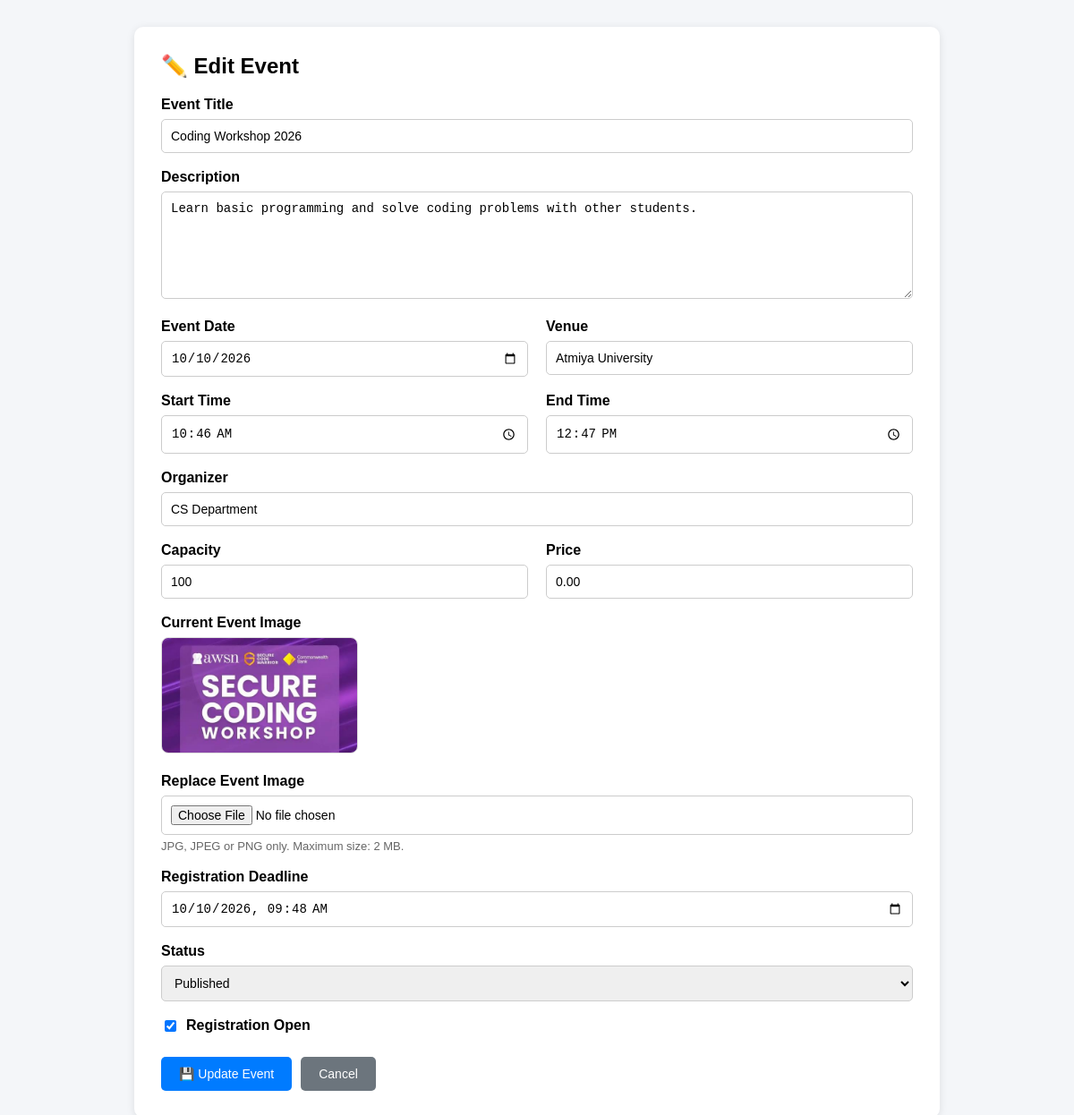
Screenshot of /admin/edit_event.php?id=4 with the database file from the repository.
### tables this page shows
CREATE TABLE `events` (
  `id` int(11) NOT NULL,
  `title` varchar(255) NOT NULL,
  `description` text NOT NULL,
  `event_date` date NOT NULL,
  `start_time` time DEFAULT NULL,
  `end_time` time DEFAULT NULL,
  `venue` varchar(255) NOT NULL,
  `organizer` varchar(255) NOT NULL,
  `capacity` int(11) NOT NULL DEFAULT 100,
  `price` decimal(10,2) NOT NULL DEFAULT 0.00,
  `image` varchar(255) DEFAULT NULL,
  `registration_open` tinyint(1) NOT NULL DEFAULT 1,
  `registration_deadline` datetime DEFAULT NULL,
  `status` enum('draft','published','cancelled','completed') NOT NULL DEFAULT 'published',
  `created_at` timestamp NOT NULL DEFAULT current_timestamp(),
  `updated_at` timestamp NOT NULL DEFAULT current_timestamp() ON UPDATE current_timestamp()
);

### admin/edit_event.php (the view, shortened to what this page needs)
<?php
require_once "../config/database.php";
$id = (int) $_GET['id'];
$stmt = $conn->prepare("SELECT * FROM events WHERE id = ?");
$stmt->bind_param("i", $id);
$stmt->execute();
$result = $stmt->get_result();
$event = $result->fetch_assoc();
?>
<!DOCTYPE html>
<html lang="en">
<head>
</head>
<body>
<div class="container">
    <h2>✏️ Edit Event</h2>
    <form method="POST" enctype="multipart/form-data">
        <div class="form-group">
            <label>Event Title</label>
            <input
                type="text"
                name="title"
                value="<?= htmlspecialchars($event['title']) ?>"
                required
            >
        </div>
        <div class="form-group">
            <label>Description</label>
            <textarea
                name="description"
                required
            ><?= htmlspecialchars($event['description']) ?></textarea>
        </div>
        <div class="row">
            <div class="form-group">
                <label>Event Date</label>
                <input
                    type="date"
                    name="event_date"
                    value="<?= htmlspecialchars($event['event_date']) ?>"
                    required
                >
            </div>
            <div class="form-group">
                <label>Venue</label>
                <input
                    type="text"
                    name="venue"
                    value="<?= htmlspecialchars($event['venue']) ?>"
                    required
                >
            </div>
        </div>
        <div class="row">
            <div class="form-group">
                <label>Start Time</label>
                <input
                    type="time"
                    name="start_time"
                    value="<?= htmlspecialchars($event['start_time'] ?? '') ?>"
                >
            </div>
            <div class="form-group">
                <label>End Time</label>
                <input
                    type="time"
                    name="end_time"
                    value="<?= htmlspecialchars($event['end_time'] ?? '') ?>"
                >
            </div>
        </div>
        <div class="form-group">
            <label>Organizer</label>
            <input
                type="text"
                name="organizer"
                value="<?= htmlspecialchars($event['organizer']) ?>"
                required
            >
        </div>
        <div class="row">
            <div class="form-group">
                <label>Capacity</label>
                <input
                    type="number"
                    name="capacity"
                    min="1"
                    value="<?= htmlspecialchars($event['capacity']) ?>"
                    required
                >
            </div>
            <div class="form-group">
                <label>Price</label>
                <input
                    type="number"
                    name="price"
                    min="0"
                    step="0.01"
                    value="<?= htmlspecialchars($event['price']) ?>"
                    required
                >
            </div>
        </div>
        <div class="form-group">
            <label>Current Event Image</label>
            <?php if (!empty($event['image'])): ?>
                <div class="current-image">
                    <img
                        src="../uploads/events/<?= htmlspecialchars($event['image']) ?>"
                        alt="Current Event Image"
                    >
                </div>
            <?php else: ?>
                <p class="help">No image uploaded.</p>
            <?php endif; ?>
        </div>
        <div class="form-group">
            <label>Replace Event Image</label>
            <input
                type="file"
                name="image"
                id="image"
                accept=".jpg,.jpeg,.png,image/jpeg,image/png"
            >
            <div class="help">
                JPG, JPEG or PNG only. Maximum size: 2 MB.
            </div>
        </div>
        <div class="form-group">
            <label>Registration Deadline</label>
            <input
                type="datetime-local"
                name="registration_deadline"
                value="<?php
                    if (!empty($event['registration_deadline'])) {
                        echo date(
                            'Y-m-d\TH:i',
                            strtotime($event['registration_deadline'])
                        );
                    }
                ?>"
            >
        </div>
        <div class="form-group">
            <label>Status</label>
            <select name="status">
                <option
                    value="published"
                    <?= $event['status'] === 'published' ? 'selected' : '' ?>
                >
                    Published
                </option>
            </select>
        </div>
        <div class="form-group">
            <label class="checkbox">
                <input
                    type="checkbox"
                    name="registration_open"
                    value="1"
                    <?= $event['registration_open'] ? 'checked' : '' ?>
                >
                Registration Open
            </label>
        </div>
        <div class="buttons">
            <button type="submit">
                💾 Update Event
            </button>
            <a href="events.php" class="cancel">
                Cancel
            </a>
        </div>
    </form>
</div>
</body>
</html>

### admin/edit_event.php (style rules this page uses)
* { box-sizing: border-box; }
body { font-family: Arial, sans-serif; background: #f4f6f9; margin: 0; padding: 30px; }
.container { max-width: 900px; margin: auto; background: white; padding: 30px; border-radius: 10px; box-shadow: 0 2px 10px rgba(0,0,0,0.1); }
h2 { margin-top: 0; }
.form-group { margin-bottom: 18px; }
label { display: block; margin-bottom: 7px; font-weight: bold; }
input, textarea, select { width: 100%; padding: 10px; border: 1px solid #ccc; border-radius: 5px; font-size: 14px; }
textarea { min-height: 120px; resize: vertical; }
.row { display: grid; grid-template-columns: 1fr 1fr; gap: 20px; }
.current-image { margin-bottom: 12px; }
.current-image img { width: 220px; height: 130px; object-fit: cover; border-radius: 8px; border: 1px solid #ddd; }
.checkbox { display: flex; align-items: center; gap: 8px; }
.checkbox input { width: auto; }
.buttons { display: flex; gap: 10px; margin-top: 25px; }
button, .cancel { padding: 11px 20px; border: none; border-radius: 5px; cursor: pointer; text-decoration: none; font-size: 14px; }
button { background: #007bff; color: white; }
.cancel { background: #6c757d; color: white; }
.help { color: #666; font-size: 13px; margin-top: 5px; }

### rows the page displays
events: title "Coding Workshop 2026", description "Learn basic programming and solve coding problems with other students.", event_date "10/10/2026", venue "Atmiya University", start_time "10:46:00", end_time "12:47:00", organizer "CS Department", capacity "100", price "0.00", image (picture), registration_deadline "10/10/2026 09:48", status "Published", registration_open "☑"
